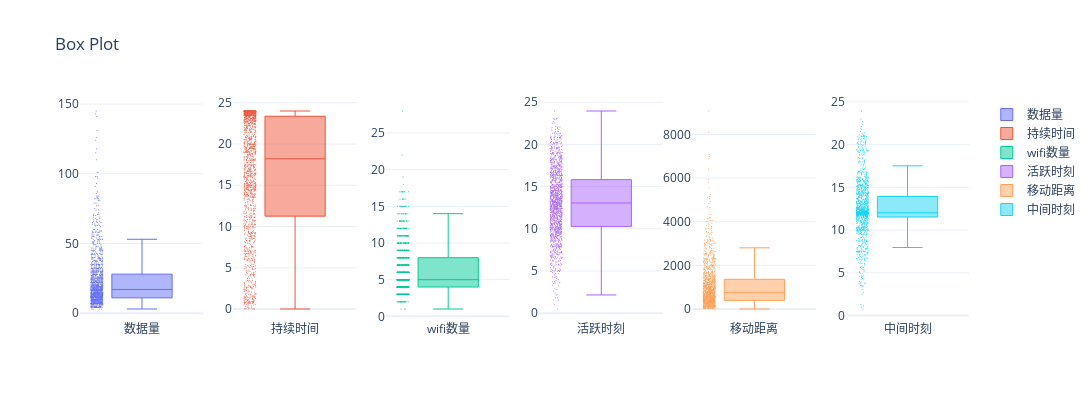

Source (notebook cell):
### Code cell
myplot.Boxes([(df_sta.data_count,"数据量"),
              (df_sta.Dur,"持续时间"),
              (df_sta.wifi_count,"wifi数量"),
              (df_sta.active_moment,"活跃时刻"),
              (df_sta.moving_dis,"移动距离"),
              (df_sta.middle_moment,"中间时刻")])

### Figure 1 — Plotly figure (JSON) as saved in the notebook; plotly's stock layout.template omitted (floating-point values rounded to 4 significant figures; data arrays with more than 128 entries replaced by an {"elided": "..."} marker saying what was removed)
{"data": [{"boxpoints": "all", "jitter": 0.2, "line": {"width": 1}, "marker": {"size": 1}, "name": "数据量", "type": "box", "xaxis": "x", "y": {"elided": "1344 int values"}, "yaxis": "y"}, {"boxpoints": "all", "jitter": 0.2, "line": {"width": 1}, "marker": {"size": 1}, "name": "持续时间", "type": "box", "xaxis": "x2", "y": {"elided": "1344 float values"}, "yaxis": "y2"}, {"boxpoints": "all", "jitter": 0.2, "line": {"width": 1}, "marker": {"size": 1}, "name": "wifi数量", "type": "box", "xaxis": "x3", "y": {"elided": "1344 int values"}, "yaxis": "y3"}, {"boxpoints": "all", "jitter": 0.2, "line": {"width": 1}, "marker": {"size": 1}, "name": "活跃时刻", "type": "box", "xaxis": "x4", "y": {"elided": "1344 float values"}, "yaxis": "y4"}, {"boxpoints": "all", "jitter": 0.2, "line": {"width": 1}, "marker": {"size": 1}, "name": "移动距离", "type": "box", "xaxis": "x5", "y": {"elided": "1344 float values"}, "yaxis": "y5"}, {"boxpoints": "all", "jitter": 0.2, "line": {"width": 1}, "marker": {"size": 1}, "name": "中间时刻", "type": "box", "xaxis": "x6", "y": {"elided": "1344 float values"}, "yaxis": "y6"}], "layout": {"height": 400, "title": {"text": "Box Plot"}, "width": 1800, "xaxis": {"anchor": "y", "domain": [0, 0.1389]}, "xaxis2": {"anchor": "y2", "domain": [0.1722, 0.3111]}, "xaxis3": {"anchor": "y3", "domain": [0.3444, 0.4833]}, "xaxis4": {"anchor": "y4", "domain": [0.5167, 0.6556]}, "xaxis5": {"anchor": "y5", "domain": [0.6889, 0.8278]}, "xaxis6": {"anchor": "y6", "domain": [0.8611, 1]}, "yaxis": {"anchor": "x", "domain": [0, 1]}, "yaxis2": {"anchor": "x2", "domain": [0, 1]}, "yaxis3": {"anchor": "x3", "domain": [0, 1]}, "yaxis4": {"anchor": "x4", "domain": [0, 1]}, "yaxis5": {"anchor": "x5", "domain": [0, 1]}, "yaxis6": {"anchor": "x6", "domain": [0, 1]}}}
